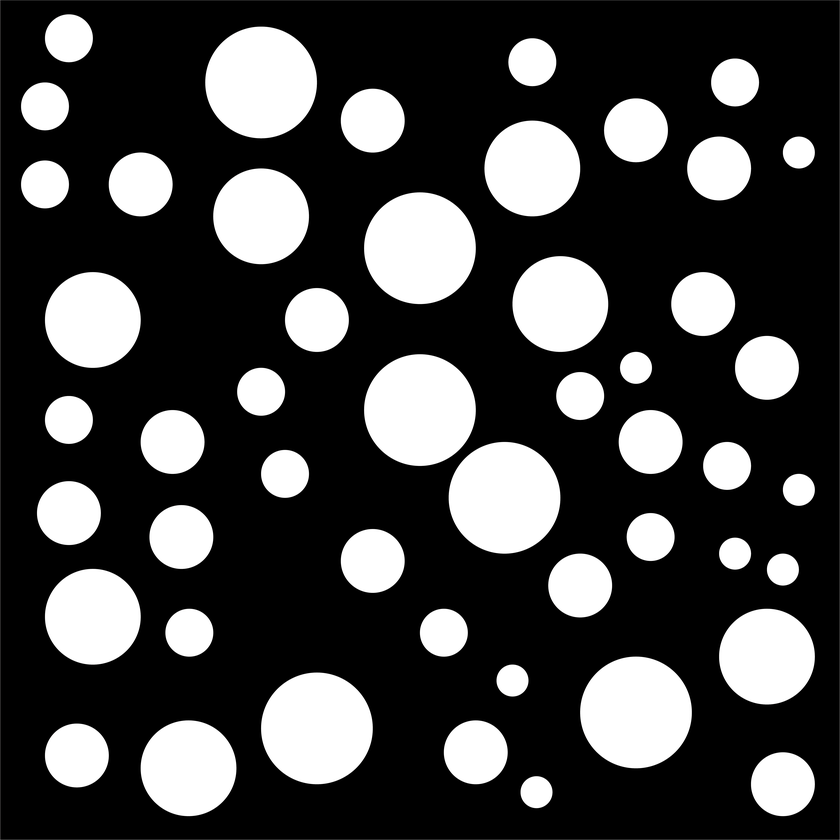
%> input picture FEM/pore_distribution/test_fisico.png, 840 x 840 px, shrunk from 5267 x 5267 before the run
$ octave find_my_circles.m   (GNU Octave 9; MATLAB toolbox functions it lacks are replaced by stand-ins)
%> lines starting %> are read from the running program, lines starting %| are printed output that depends on the picture; in (x1, y1, x2, y2) boxes, pixels count from 0 and x2, y2 are one past the last pixel; in counts of white or black regions, pixels touching at a corner belong together; the program's own positions count from 1
%imm=imread('mesh_100.png');
%imm=imread('risorsa.png');
imm=imread('test_fisico.png');
%> imm is the input picture: size 840x840x3 uint8; mean R, G, B 68.7, 68.7, 68.7
imm2=im2gray(imm);
immbin=imbinarize(imm2);
%> immbin: size 840x840 logical; 26.9% white; 49 white regions, largest, box (x1, y1, x2, y2) and area: (364, 354, 476, 466) 9812, (580, 657, 692, 768) 9812, (364, 192, 476, 304) 9810
figure;
imshow(immbin)
% COMPLETA ISTRUZIONE
%%
imdistline(gca);
pause();

rmin=input('Minimum radius: '); %95
%> the answer given: 3
rmax=input('Maximum radius: ');% 360
%> the answer given: 3
%%
close all
[centers,radii,metric] = imfindcircles(immbin,[rmin,rmax],'ObjectPolarity','bright','Sensitivity',0.94);
%> centers = 50 rows, first 12: [424.4 416.2; 45.5 106.8; 45.5 184.8; 69.41 513.6; 93.36 320.5; 93.37 617.3; 69.42 38.75; 69.43 420.4; 77.49 756; 141.2 184.9; 173.1 442.5; 189 768.8]; radii = 50 values from 3 to 3; metric = 50 values from 0 to 0
figure();imshow(immbin);
hold on;
viscircles(centers, radii,'EdgeColor','b');
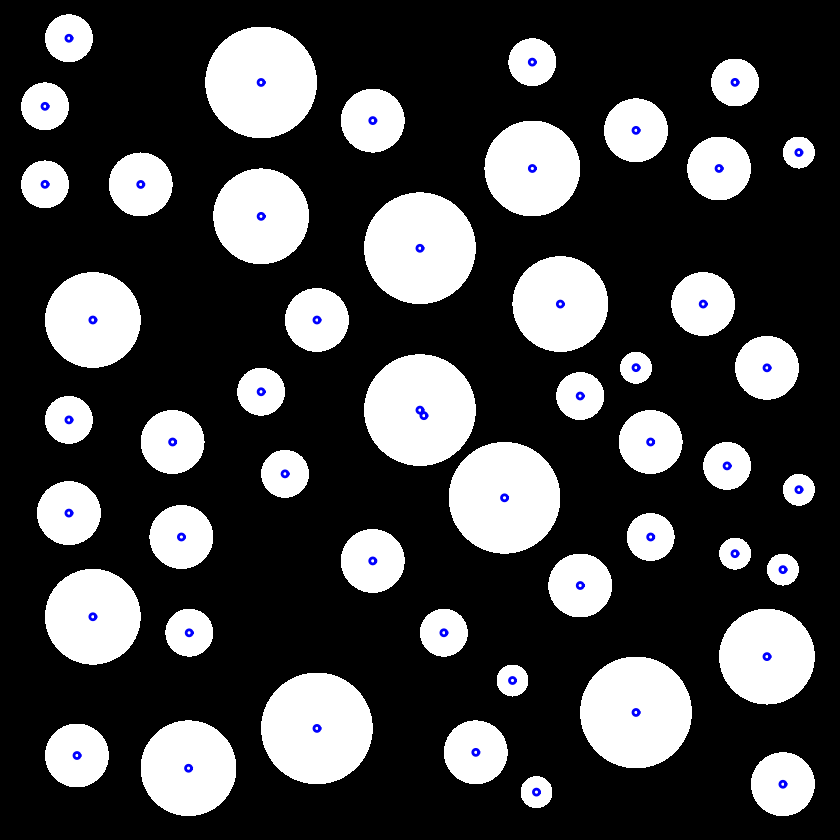
%> figure redrawn from the program's plot data
hold on;
%text(centers(:,1),centers(:,2),num2str(metric));
%%
clear raggi centri
for i=1:length(centers(:,1))
centri(i,2)=length(imm(:,2))-centers(i,2);
centri(i,1)=centers(i,1);
end
%> this loop made 50 passes
%> after the loop, centri = 50 rows, first 12: [424.4 423.8; 45.5 733.2; 45.5 655.2; 69.41 326.4; 93.36 519.5; 93.37 222.7; 69.42 801.3; 69.43 419.6; 77.49 83.99; 141.2 655.1; 173.1 397.5; 189 71.25]
centri=round((centri.*(length(imm(:,2))/1000))./length(imm(:,2)),2);
%> centri = 50 rows, first 12: [0.42 0.42; 0.05 0.73; 0.05 0.66; 0.07 0.33; 0.09 0.52; 0.09 0.22; 0.07 0.8; 0.07 0.42; 0.08 0.08; 0.14 0.66; 0.17 0.4; 0.19 0.07]
raggi=round(radii.*(length(imm(:,2))/1000)./length(imm(:,2)),2);
%> raggi = 50 values from 0 to 0
save('radii.mat','raggi');
save('centers.mat','centri');

$ run again, with FEM/pore_distribution/mesh_100.png copied over FEM/pore_distribution/test_fisico.png
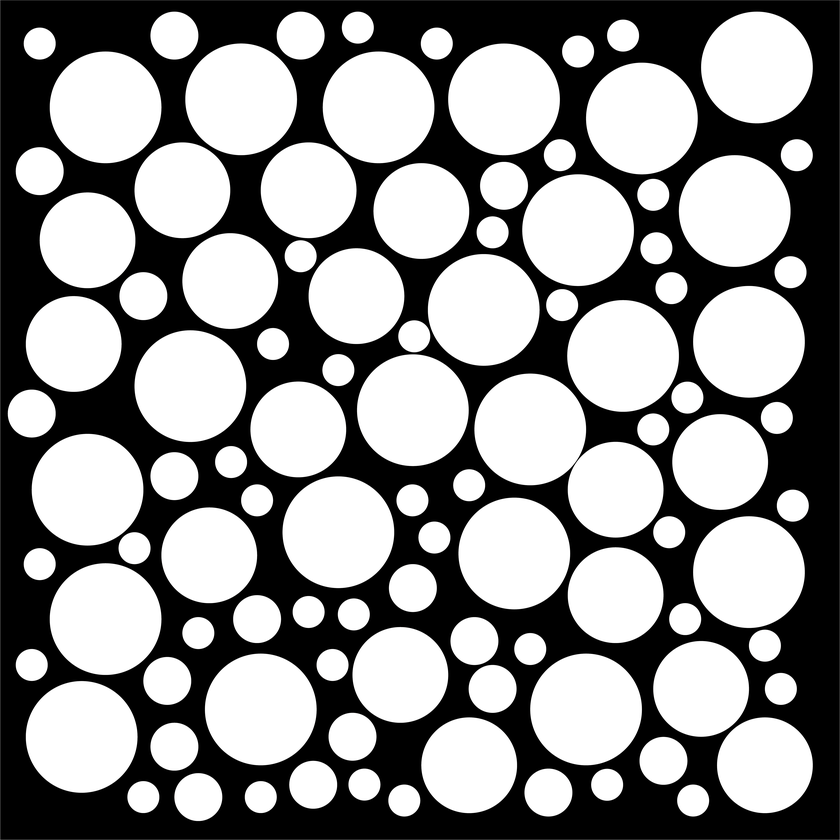
%> input picture FEM/pore_distribution/mesh_100.png, 840 x 840 px, shrunk from 5267 x 5267 before the run
%> imm is the input picture: size 840x840x3 uint8; mean R, G, B 144.3, 144.3, 144.3
%> immbin: size 840x840 logical; 56.5% white; 1 black region, box (x1, y1, x2, y2) and area: (0, 0, 840, 840) 306875
%> centers = 117 rows, first 12: [522.3 250.5; 418.9 429; 32.24 414.1; 40.27 171.6; 32.18 665.6; 40.19 44.07; 40.14 564.5; 74.25 344.5; 82.15 737.4; 88.06 490.2; 46 389; 48 390]; radii = 117 values from 3 to 3
%> `viscircles(centers, radii,'EdgeColor','b');`:
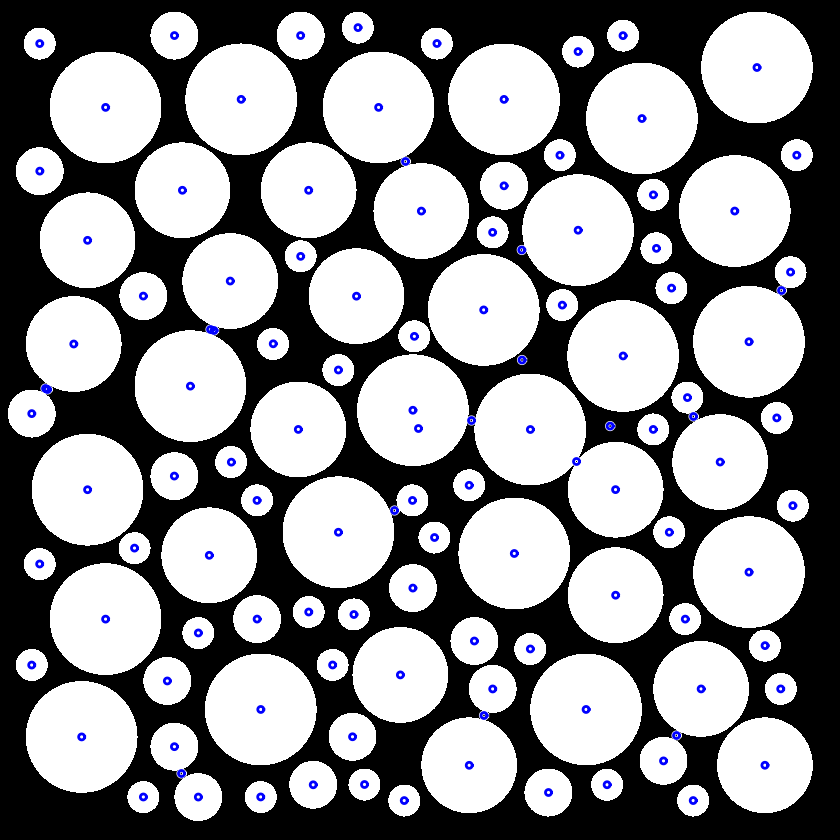
%> figure redrawn from the program's plot data
%> the loop `for i=1:length(centers(:,1))` made 117 passes
%> after the loop `for i=1:length(centers(:,1))`: centri = 117 rows, first 12: [522.3 589.5; 418.9 411; 32.24 425.9; 40.27 668.4; 32.18 174.4; 40.19 795.9; 40.14 275.5; 74.25 495.5; 82.15 102.6; 88.06 349.8; 46 451; 48 450]
%> `centri=round((centri.*(length(imm(:,2))/1000))./length(imm(:,2)),2);`: centri = 117 rows, first 12: [0.52 0.59; 0.42 0.41; 0.03 0.43; 0.04 0.67; 0.03 0.17; 0.04 0.8; 0.04 0.28; 0.07 0.5; 0.08 0.1; 0.09 0.35; 0.05 0.45; 0.05 0.45]
%> raggi = 117 values from 0 to 0

$ run again, with FEM/pore_distribution/risorsa.png copied over FEM/pore_distribution/test_fisico.png
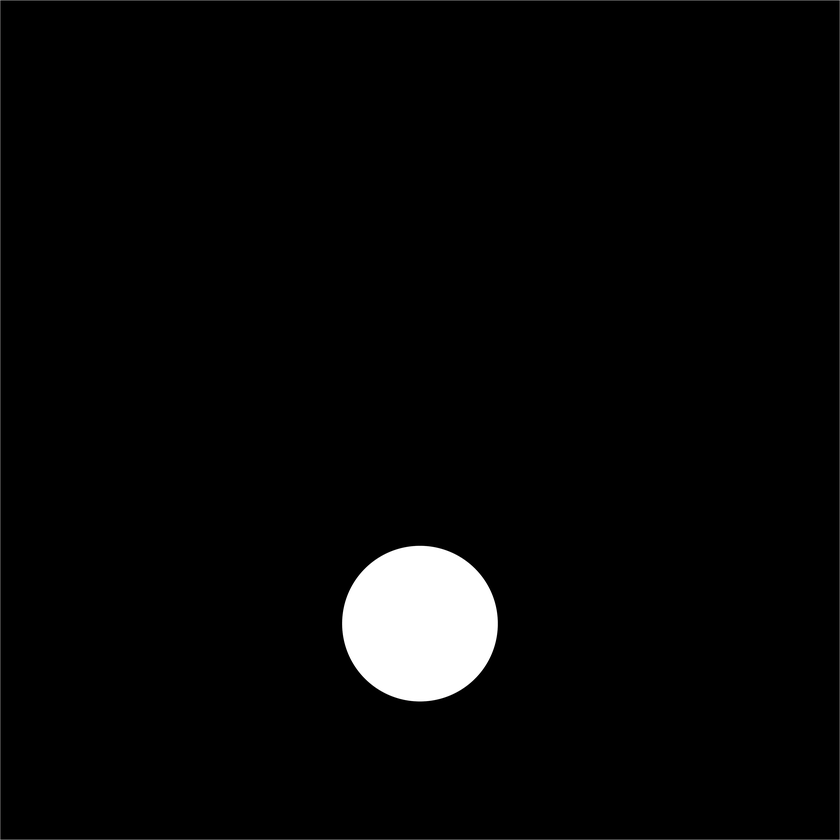
%> input picture FEM/pore_distribution/risorsa.png, 840 x 840 px, shrunk from 3779 x 3780 before the run
%> imm is the input picture: size 840x840x3 uint8; mean R, G, B 7.2, 7.2, 7.2
%> immbin: size 840x840 logical; 2.7% white; 1 white region, box (x1, y1, x2, y2) and area: (342, 546, 498, 701) 19038
%> centers = [420.5 414.2; 420.5 624.1]; radii = [3; 3]; metric = [0; 0]
%> `viscircles(centers, radii,'EdgeColor','b');`:
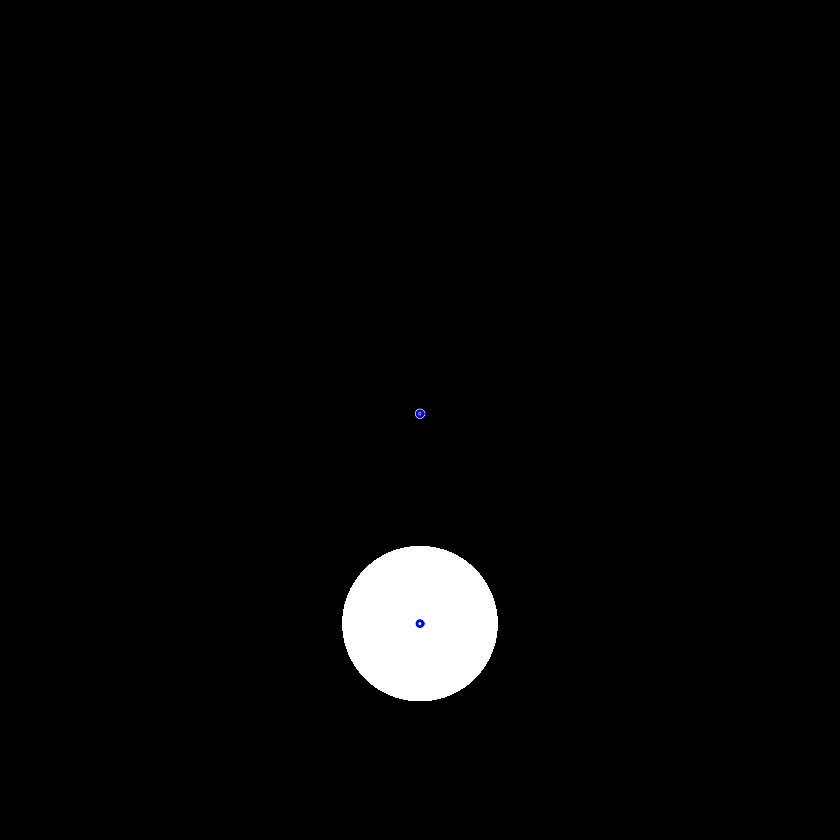
%> figure redrawn from the program's plot data
%> the loop `for i=1:length(centers(:,1))` made 2 passes
%> after the loop `for i=1:length(centers(:,1))`: centri = [420.5 425.8; 420.5 215.9]
%> `centri=round((centri.*(length(imm(:,2))/1000))./length(imm(:,2)),2);`: centri = [0.42 0.43; 0.42 0.22]
%> raggi = [0; 0]

$ run again, with FEM/pore_distribution/imm_test.png copied over FEM/pore_distribution/test_fisico.png
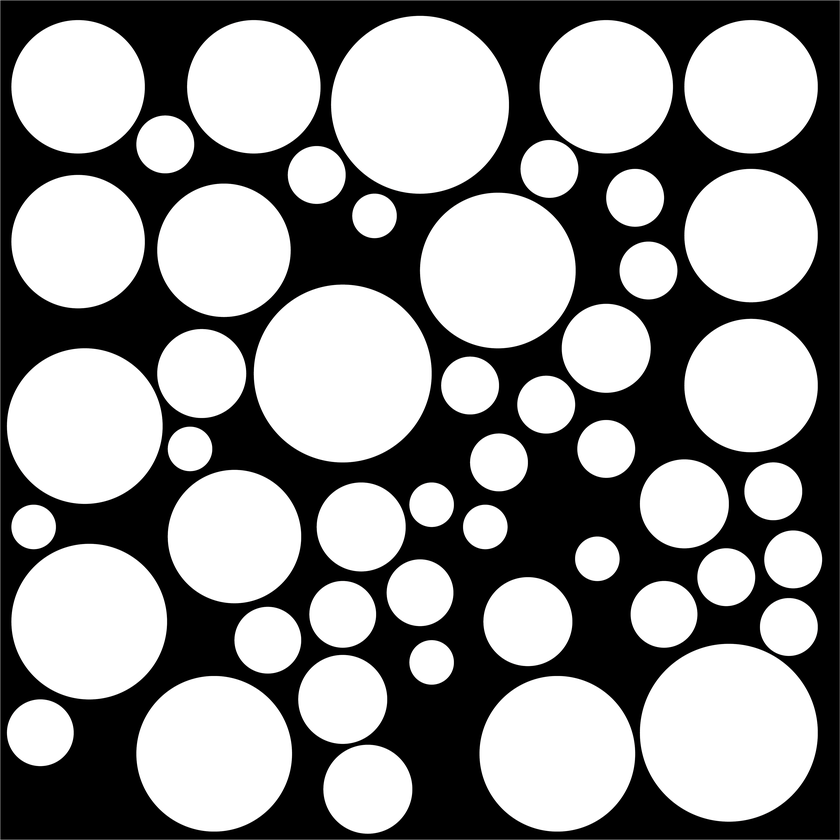
%> input picture FEM/pore_distribution/imm_test.png, 840 x 840 px, shrunk from 3779 x 3780 before the run
%> imm is the input picture: size 840x840x3 uint8; mean R, G, B 145.6, 145.6, 145.6
%> immbin: size 840x840 logical; 57% white; 1 black region, box (x1, y1, x2, y2) and area: (0, 0, 840, 840) 303624
%> centers = 58 rows, first 12: [431.7 433.8; 85.29 426.6; 40.84 733.3; 78.64 87.3; 78.61 242.1; 34.24 527.5; 89.76 622.1; 165.8 144.9; 214.7 754.3; 224.5 250.8; 202.2 374; 235 537.1]; radii = 58 values from 3 to 3; metric = 58 values from 0 to 0
%> `viscircles(centers, radii,'EdgeColor','b');`:
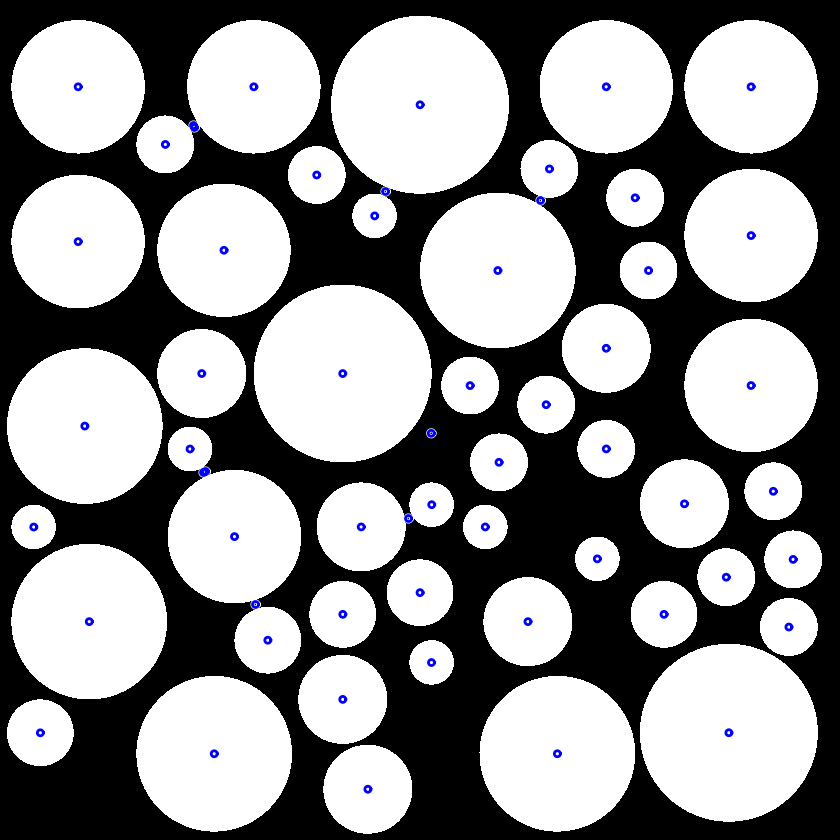
%> figure redrawn from the program's plot data
%> the loop `for i=1:length(centers(:,1))` made 58 passes
%> after the loop `for i=1:length(centers(:,1))`: centri = 58 rows, first 12: [431.7 406.2; 85.29 413.4; 40.84 106.7; 78.64 752.7; 78.61 597.9; 34.24 312.5; 89.76 217.9; 165.8 695.1; 214.7 85.73; 224.5 589.2; 202.2 466; 235 302.9]
%> `centri=round((centri.*(length(imm(:,2))/1000))./length(imm(:,2)),2);`: centri = 58 rows, first 12: [0.43 0.41; 0.09 0.41; 0.04 0.11; 0.08 0.75; 0.08 0.6; 0.03 0.31; 0.09 0.22; 0.17 0.7; 0.21 0.09; 0.22 0.59; 0.2 0.47; 0.23 0.3]
%> raggi = 58 values from 0 to 0
